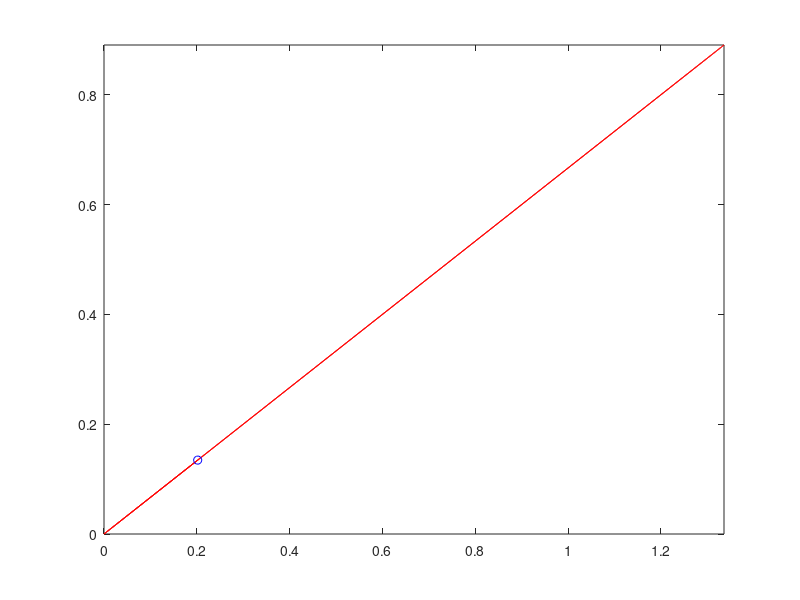

MATLAB code to generate this figure:
%This simulates a series of masses connected togeather by springs. 
P1 = [0,0];
P2 = [3,2];
k = 1;
D_rest = 2;
M1 = 1;
M2 = 1;
p1_v = P1;
p2_v = P2;
v_1 = [0,0];
v_2 = [0,0];

t =5;
t_step = 1000;
dt =  t/t_step;

for i = 0:t_step
    X = [P1;P2];
    d = pdist(X,'euclidean');
    F = -k*(d-D_rest);
    a_1 = F/M1;
    a_2 = F/M2;
    norm = (P2-P1)/d;
    d_v1 = dt*a_1*norm;
    d_v2 = dt*a_2*norm;
    
    v_1 = v_1+d_v1;
    v_2 = v_2+d_v2;
    
    P1 = P1-dt*v_1;
    P2 = P2+dt*v_2;
    p1_v = [p1_v;P1];
    p2_v = [p2_v;P2];
end
comet(p1_v(:,1),p1_v(:,2));